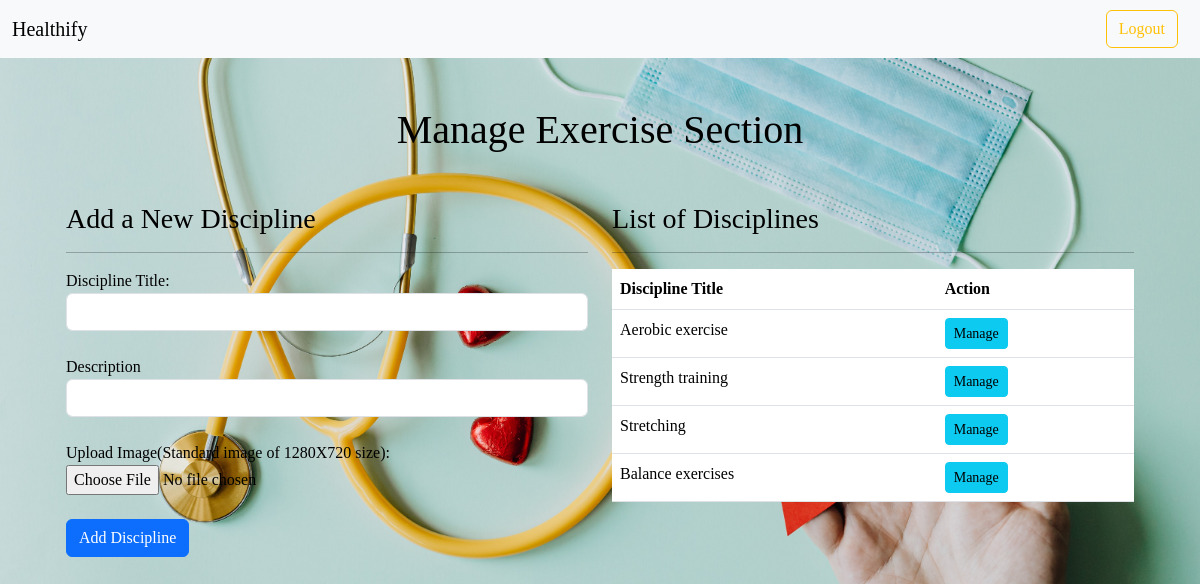
/addExercise (signed in), run on the app's committed database.
### models.py (models this page shows)
class Exercise(db.Model):
    __tablename__ = 'Exercise'
    id = db.Column(db.Integer, primary_key = True)
    name = db.Column(db.String(40), nullable = False)
    imagepath = db.Column(db.String(120), nullable = False)
    description = db.Column(db.String(120), nullable = False)

### routes.py (the view, shortened to what this page needs)
@app.route('/addExercise', methods = ["GET", "POST"])
@auth_required
@admin_auth_required
def addExercise():
    user = User.query.get(session["user_id"])
    if request.method == "GET":
        exercises = Exercise.query.all()
        return render_template("exercise.html", exercises = exercises,user = user)

### routes.py (called while the page is built)
def auth_required(func):
    @wraps(func)
    def inner(*args, **kwargs):
        if "user_id" not in session:
            flash("Login required.", 'danger')
            return redirect(url_for("login"))
        return func(*args, **kwargs)
    return inner

def admin_auth_required(func):
    @wraps(func)
    def inner(*args, **kwargs):
        user = User.query.get(session.get("user_id"))
        if user.is_admin:
            return func(*args, **kwargs)
        else:
            flash("Logged out ! You are not an Admin.", "danger")
            return redirect(url_for("logout"))
    return inner

### templates/exercise.html (shortened to what this page needs)
{% extends 'layout.html' %}
{% block content %}
<div class="container mt-5">
    <h1 class="text-center">Manage Exercise Section</h1>
  <div class="container mt-5">
    <div class="row mt-4">
      <div class="col-md-6">
        <h3>Add a New Discipline</h3>
        <hr>
        <form method="POST" enctype="multipart/form-data">
          <div class="form-group">
            <label for="name">Discipline Title:</label>
            <input type="text" class="form-control" id="name" name="name" required>
          </div>
          <br>
          <div class="form-group">
            <label for="description">Description</label>
            <input type="text" class="form-control" id="description" name="description" required>
          </div>
          <br>
          <div class="form-group">
            <label for="imageFile">Upload Image(Standard image of 1280X720 size):</label>
            <input type="file" class="form-control-file" id="imageFile" name="imageFile" accept=".jpg, .jpeg, .png" required>
          </div>
          <br>
          <button type="submit" class="btn btn-primary">Add Discipline</button>
        </form>
      </div>
      <div class="col-md-6">
        <h3>List of Disciplines</h3>
        <hr>
        <table class="table">
          <thead>
            <tr>
              <th>Discipline Title</th>
              <th>Action</th>
            </tr>
          </thead>
          <tbody>
            {% for exercise in exercises %}
            <tr>
              <td>{{ exercise.name }}</td>
              <td>
                <button type="button" class="btn btn-info btn-sm bt" onclick="window.location.href='/add-exercisePose/{{exercise.id}}';">Manage</button>
              </td>
            </tr>
            {% endfor %}
          </tbody>
        </table>
      </div>
    </div>
  </div>
</div>
{% endblock %}

### templates/layout.html (style rules this page uses)
body { margin: 0; padding: 0; font-family: 'Balsamiq Sans', 'cursive'; background-color: #454f58; background: center/cover no-repeat url('../static/icons/bg6.jpg'); background-repeat: no-repeat; color: black; }

### templates/exercise.html (style rules this page uses)
.bt { text-decoration: none; color: black; }

### data on the page
Exercise: name "Aerobic exercise"
Exercise: name "Strength training"
Exercise: name "Stretching"
Exercise: name "Balance exercises"
